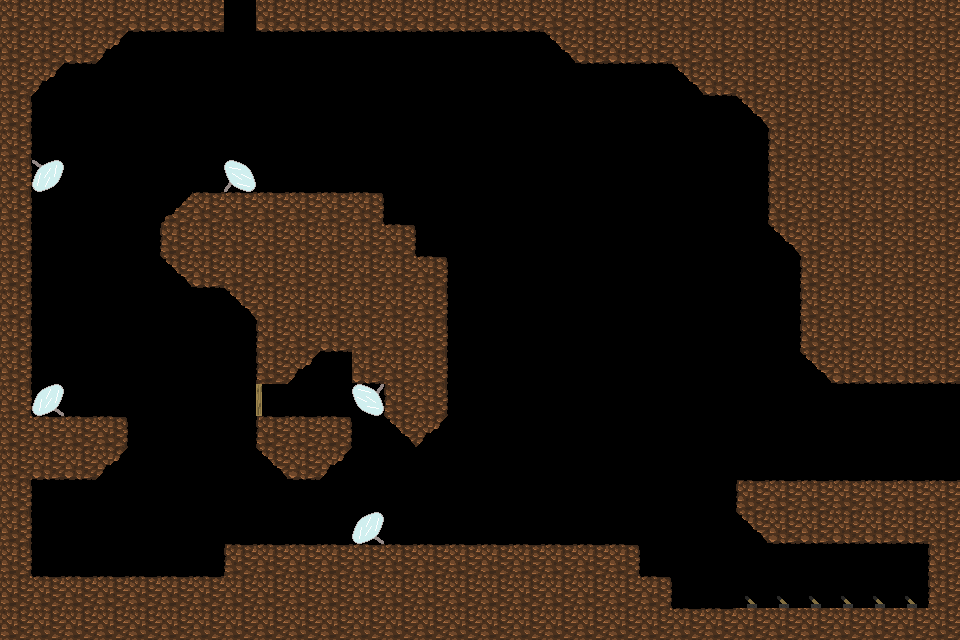

Below is a game level as drawn by its tile map, then a one-line description and the .tmx that defines it (tile-layer data replaced by summaries):
An orthogonal 30x20 tile map with 32x32 px tiles, 1 tile layer (Kachelebene 1), 3 tilesets and 6 objects.

<map version="1.0" orientation="orthogonal" renderorder="right-down" width="30" height="20" tilewidth="32" tileheight="32" nextobjectid="7">
 <properties>
  <property name="SpawnX" value="1" />
  <property name="SpawnY" value="2" />
 </properties>
 <tileset firstgid="1" name="tileset" tilewidth="32" tileheight="32">
  <image source="tileset_cave.png" width="128" height="128" />
 </tileset>
 <tileset firstgid="17" name="objects" tilewidth="32" tileheight="32">
  <image source="spritesheet.png" width="256" height="256" />
 </tileset>
 <tileset firstgid="81" name="light" tilewidth="32" tileheight="32">
  <image source="light.png" width="64" height="64" />
 </tileset>
 <layer name="Kachelebene 1" width="30" height="20">
  <data>[600 cells, 273 non-empty, 16 distinct tile ids]</data>
 </layer>
 <objectgroup name="objectLayer">
  <object id="1" gid="60" x="736" y="608" width="32" height="32">
   <properties>
    <property name="TargetX" value="11" />
    <property name="TargetY" value="7" />
   </properties>
  </object>
  <object id="2" gid="60" x="768" y="608" width="32" height="32">
   <properties>
    <property name="TargetX" value="1" />
    <property name="TargetY" value="7" />
   </properties>
  </object>
  <object id="3" gid="60" x="800" y="608" width="32" height="32">
   <properties>
    <property name="TargetX" value="11" />
    <property name="TargetY" value="3" />
   </properties>
  </object>
  <object id="4" gid="60" x="832" y="608" width="32" height="32">
   <properties>
    <property name="TargetX" value="7" />
    <property name="TargetY" value="14" />
   </properties>
  </object>
  <object id="5" gid="60" x="864" y="608" width="32" height="32">
   <properties>
    <property name="TargetX" value="8" />
    <property name="TargetY" value="7" />
   </properties>
  </object>
  <object id="6" gid="60" x="896" y="608" width="32" height="32">
   <properties>
    <property name="TargetX" value="1" />
    <property name="TargetY" value="14" />
   </properties>
  </object>
 </objectgroup>
</map>
